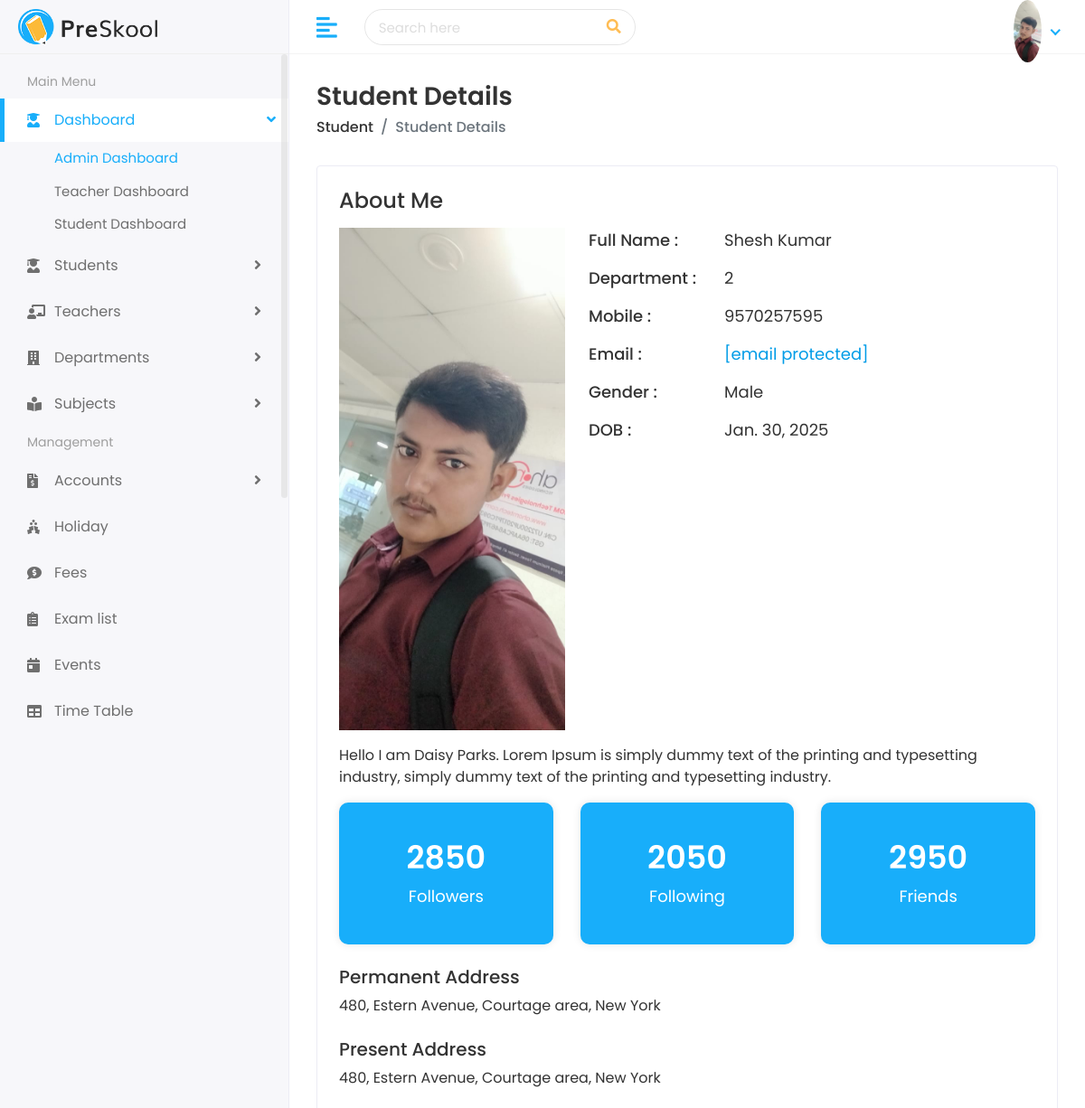
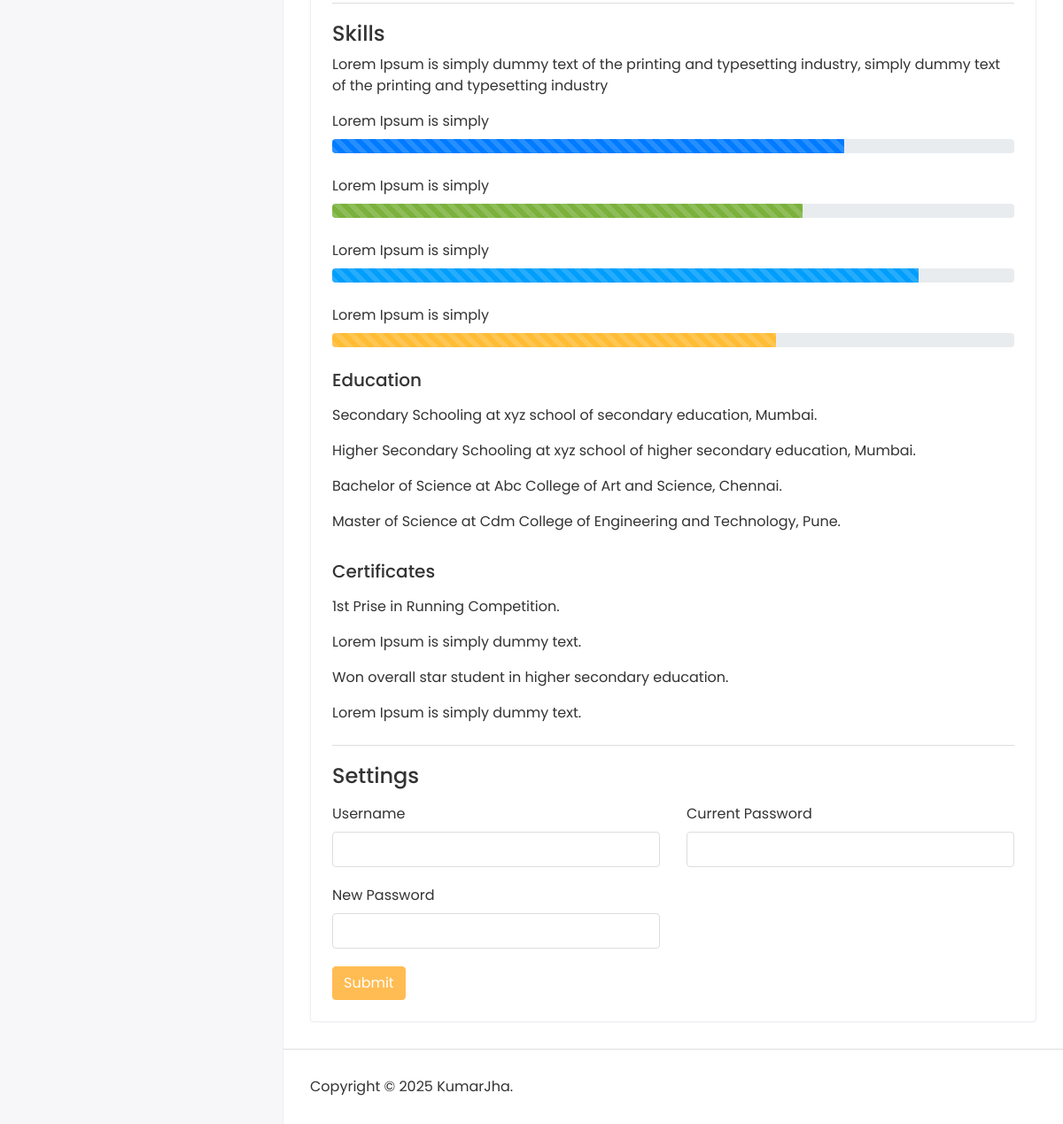
The page /student/students/MCA121/ on the database its author committed (2 pictures, top to bottom).
### student/models.py (models this page shows, shortened)
class Student(models.Model):
    first_name = models.CharField(max_length=100)
    last_name = models.CharField(max_length=100)
    student_id = models.CharField(max_length=20)
    gender = models.CharField(max_length=10, choices=[('Male', 'Male'), ('Female', 'Female'), ('Others', 'Others')])
    date_of_birth = models.DateField()
    student_class = models.CharField(max_length=50)
    religion = models.CharField(max_length=50)
    joining_date = models.DateField()
    mobile_number = models.CharField(max_length=15)
    admission_number = models.CharField(max_length=20)
    section = models.CharField(max_length=10)
    student_image = models.ImageField(upload_to='students/', blank=True)
    parent = models.OneToOneField(Parent, on_delete=models.CASCADE)
    slug = models.SlugField(max_length=255, unique=True, blank=True)

### student/views.py (the view)
# urls.py: path('students/<str:slug>/', views.view_student, name='view_student'),
def view_student(request, slug):
    student = get_object_or_404(Student, student_id = slug)
    context = {
        'student': student
    }
    return render(request, "Home/students/student-details.html", context)

### templates/Home/students/student-details.html (shortened to what this page needs)
{% extends 'Home/base.html' %}
{% load static %}
{% block body %}
<div class="page-wrapper">
<div class="content container-fluid">
<div class="page-header">
<div class="row">
<div class="col-sm-12">
<h3 class="page-title">Student Details</h3>
<ul class="breadcrumb">
<li class="breadcrumb-item"><a href="/student">Student</a></li>
<li class="breadcrumb-item active">Student Details</li>
</ul>
</div>
</div>
</div>
<div class="card">
<div class="card-body">
<div class="row">
<div class="col-md-12">
<div class="about-info">
<h4>About Me</h4>
<div class="media mt-3">
<img src="{% static 'assets/img/profiles/avatar-01.jpg' %}" class="mr-3" alt="...">
<div class="media-body">
<ul>
<li>
<span class="title-span">Full Name : </span>
<span class="info-span">{{ student.first_name}}</span>
</li>
<li>
<span class="title-span">Department : </span>
<span class="info-span">{{student.section}}</span>
</li>
<li>
<span class="title-span">Mobile : </span>
<span class="info-span">{{student.mobile_number}}</span>
</li>
<li>
<span class="title-span">Email : </span>
<span class="info-span"><a href="{{student.parent.father_email}}" class="__cf_email__" data-cfemail="7216131b010b32151f131b1e5c111d1f">[email&#160;protected]</a></span>
</li>
<li>
<span class="title-span">Gender : </span>
<span class="info-span">{{student.gender}}</span>
</li>
<li>
<span class="title-span">DOB : </span>
<span class="info-span">{{student.date_of_birth}}</span>
</li>
</ul>
</div>
</div>
<div class="row mt-3">
<div class="col-md-12">
<p>Hello I am Daisy Parks. Lorem Ipsum is simply dummy text of the printing and typesetting industry, simply dummy text of the printing and typesetting industry.</p>
</div>
</div>
<div class="row follow-sec">
<div class="col-md-4 mb-3">
<div class="blue-box">
<h3>2850</h3>
<p>Followers</p>
</div>
</div>
<div class="col-md-4 mb-3">
<div class="blue-box">
<h3>2050</h3>
<p>Following</p>
</div>
</div>
<div class="col-md-4 mb-3">
<div class="blue-box">
<h3>2950</h3>
<p>Friends</p>
</div>
</div>
</div>
<div class="row mt-2">
<div class="col-md-12">
<h5>Permanent Address</h5>
<p>480, Estern Avenue, Courtage area, New York</p>
</div>
</div>
<div class="row mt-2">
<div class="col-md-12">
<h5>Present Address</h5>
<p>480, Estern Avenue, Courtage area, New York</p>
</div>
</div>
</div>
</div>
</div>
<div class="row mt-2">
<div class="col-md-12">
<div class="skill-info">
<h4>Skills</h4>
<p>Lorem Ipsum is simply dummy text of the printing and typesetting industry, simply dummy text of the printing and typesetting industry</p>
<ul>
<li>
<label>Lorem Ipsum is simply</label>
<div class="progress">
<div class="progress-bar progress-bar-striped progress-bar-animated" role="progressbar" aria-valuenow="75" aria-valuemin="0" aria-valuemax="100" style="width: 75%"></div>
</div>
</li>
<li>
<label>Lorem Ipsum is simply</label>
<div class="progress">
<div class="progress-bar progress-bar-striped progress-bar-animated bg-success" role="progressbar" aria-valuenow="69" aria-valuemin="0" aria-valuemax="100" style="width: 69%"></div>
</div>
</li>
<li>
<label>Lorem Ipsum is simply</label>
<div class="progress">
<div class="progress-bar progress-bar-striped progress-bar-animated bg-info" role="progressbar" aria-valuenow="86" aria-valuemin="0" aria-valuemax="100" style="width: 86%"></div>
</div>
</li>
<li>
 <label>Lorem Ipsum is simply</label>
<div class="progress">
<div class="progress-bar progress-bar-striped progress-bar-animated bg-warning" role="progressbar" aria-valuenow="65" aria-valuemin="0" aria-valuemax="100" style="width: 65%"></div>
</div>
</li>
</ul>
<div class="row mt-3">
<div class="col-md-12">
<h5>Education</h5>
<p class="mt-3">Secondary Schooling at xyz school of secondary education, Mumbai.</p>
<p>Higher Secondary Schooling at xyz school of higher secondary education, Mumbai.</p>
<p>Bachelor of Science at Abc College of Art and Science, Chennai.</p>
<p>Master of Science at Cdm College of Engineering and Technology, Pune.</p>
</div>
</div>
<div class="row mt-3">
<div class="col-md-12">
<h5>Certificates</h5>
<p class="mt-3">1st Prise in Running Competition.</p>
<p>Lorem Ipsum is simply dummy text.</p>
<p>Won overall star student in higher secondary education.</p>
<p>Lorem Ipsum is simply dummy text.</p>
</div>
</div>
</div>
</div>
</div>
<div class="row mt-2">
<div class="col-md-12">
<div class="skill-info">
<h4>Settings</h4>
<form>
<div class="row mt-3">
<div class="col-12 col-sm-6">
<div class="form-group">
<label>Username</label>
<input type="text" class="form-control">
</div>
</div>
<div class="col-12 col-sm-6">
<div class="form-group">
<label>Current Password</label>
<input type="password" class="form-control">
</div>
</div>
<div class="col-12 col-sm-6">
<div class="form-group">
<label>New Password</label>
<input type="password" class="form-control">
</div>
</div>
<div class="col-12">
<button type="submit" class="btn btn-primary">Submit</button>
</div>
</div>
</form>
</div>
</div>
</div>
</div>
</div>
</div>
<footer>
<p>Copyright © 2025 KumarJha.</p>
</footer>
</div>
</div>
</body>
</html>
{% endblock %}

### static/assets/css/style.css (style rules this page uses)
html { height: 100%; }
body { background-color: #fff; color: #333; font-family: 'Poppins', sans-serif; font-size: 1rem; height: 100%; line-height: 1.5; overflow-x: hidden; }
h1, h2, h3, h4, h5, h6 { font-family: 'Poppins', sans-serif; margin-top: 0; }
.form-control { border: 1px solid #ddd; box-shadow: none; color: #333; font-size: 15px; height: 40px; }
input, input:focus, button, button:focus { outline: none; }
input[type=text], input[type=password] { -webkit-appearance: none; -moz-appearance: none; appearance: none; }
.form-group { margin-bottom: 1.25rem; }
ul, ol { padding: 0px; list-style: none; }
.bg-success, .badge-success { background-color: #7bb13c !important; }
.bg-info, .badge-info { background-color: #009efb !important; }
.bg-warning, .badge-warning { background-color: #ffbc34 !important; }
.btn-primary { background-color: #FFBC53; border: 1px solid #FFBC53; }
.card { border: 1px solid #ececf5; box-shadow: 0 1px 3px 0 rgba(0, 0, 0, 0.03); margin-bottom: 1.875rem; }
.card-body { padding: 1.5rem; }
footer { padding: 1.875rem 1.875rem; border-top: 1px solid #ddd; }
footer p { margin: 0px; }
.page-wrapper { margin-left: 320px; padding-top: 60px; position: relative; transition: all 0.4s ease; }
.page-wrapper > .content { padding: 1.875rem 1.875rem 0; }
.page-header { margin-bottom: 1.875rem; }
.page-header .breadcrumb { background-color: transparent; color: #6c757d; font-size: 1rem; font-weight: 500; margin-bottom: 0; padding: 0; }
.page-header .breadcrumb a { color: #333; }
.page-title { font-size: 28px; font-weight: 600; color: #333; margin-bottom: 5px; }
.about-info img { width: 250px; }
.about-info ul li { font-size: 18px; margin: 0px 0px 15px 10px; display: flex; }
.title-span { font-weight: 500; width: 150px; }
.blue-box { background-color: #18aefa; padding: 40px 30px; box-shadow: 0px 0px 10px 0px rgba(0, 0, 0, 0.1); border-radius: 10px; color: #fff; text-align: center; }
.follow-sec h3 { font-size: 35px; font-weight: 600; }
.follow-sec p { font-size: 18px; margin: 0px; }
.skill-info { padding-top: 20px; border-top: 1px solid #ddd; }
.skill-info ul li { margin-bottom: 25px; }

### rows shown on the page
Student: first_name "Shesh Kumar", section "2", mobile_number "9570257595", gender "Male", date_of_birth "Jan. 30, 2025"
